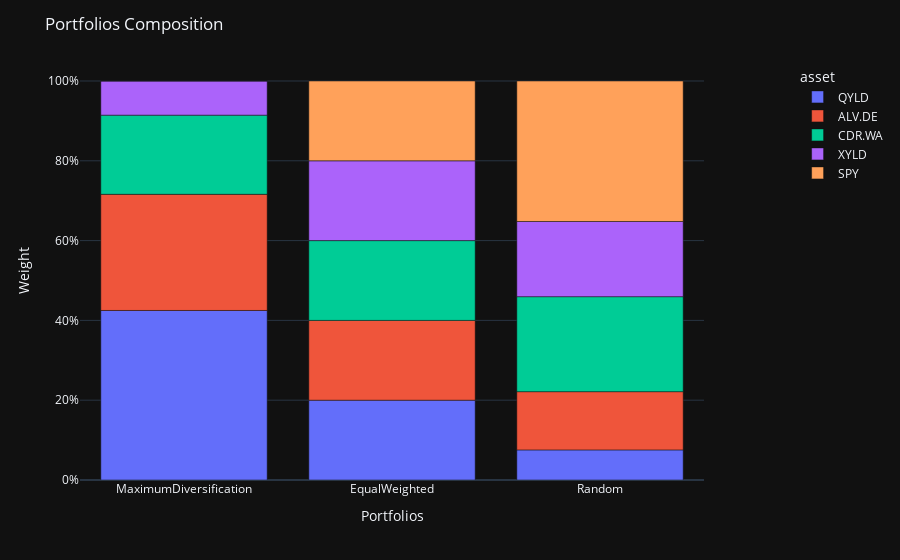

Write notebook code for a chart like this one.
### Code cell
population.plot_composition()

### Figure 1 — Plotly figure (JSON) as saved in the notebook; plotly's stock layout.template omitted (floating-point values rounded to 4 significant figures)
{"data": [{"alignmentgroup": "True", "hovertemplate": "asset=QYLD<br>index=%{x}<br>value=%{y}<extra></extra>", "legendgroup": "QYLD", "marker": {"color": "#636efa", "pattern": {"shape": ""}}, "name": "QYLD", "offsetgroup": "QYLD", "orientation": "v", "showlegend": true, "textposition": "auto", "x": ["MaximumDiversification", "EqualWeighted", "Random"], "xaxis": "x", "y": [0.4249, 0.2, 0.07544], "yaxis": "y", "type": "bar"}, {"alignmentgroup": "True", "hovertemplate": "asset=ALV.DE<br>index=%{x}<br>value=%{y}<extra></extra>", "legendgroup": "ALV.DE", "marker": {"color": "#EF553B", "pattern": {"shape": ""}}, "name": "ALV.DE", "offsetgroup": "ALV.DE", "orientation": "v", "showlegend": true, "textposition": "auto", "x": ["MaximumDiversification", "EqualWeighted", "Random"], "xaxis": "x", "y": [0.2911, 0.2, 0.1459], "yaxis": "y", "type": "bar"}, {"alignmentgroup": "True", "hovertemplate": "asset=CDR.WA<br>index=%{x}<br>value=%{y}<extra></extra>", "legendgroup": "CDR.WA", "marker": {"color": "#00cc96", "pattern": {"shape": ""}}, "name": "CDR.WA", "offsetgroup": "CDR.WA", "orientation": "v", "showlegend": true, "textposition": "auto", "x": ["MaximumDiversification", "EqualWeighted", "Random"], "xaxis": "x", "y": [0.1984, 0.2, 0.2381], "yaxis": "y", "type": "bar"}, {"alignmentgroup": "True", "hovertemplate": "asset=XYLD<br>index=%{x}<br>value=%{y}<extra></extra>", "legendgroup": "XYLD", "marker": {"color": "#ab63fa", "pattern": {"shape": ""}}, "name": "XYLD", "offsetgroup": "XYLD", "orientation": "v", "showlegend": true, "textposition": "auto", "x": ["MaximumDiversification", "EqualWeighted", "Random"], "xaxis": "x", "y": [0.08555, 0.2, 0.1884], "yaxis": "y", "type": "bar"}, {"alignmentgroup": "True", "hovertemplate": "asset=SPY<br>index=%{x}<br>value=%{y}<extra></extra>", "legendgroup": "SPY", "marker": {"color": "#FFA15A", "pattern": {"shape": ""}}, "name": "SPY", "offsetgroup": "SPY", "orientation": "v", "showlegend": true, "textposition": "auto", "x": ["MaximumDiversification", "EqualWeighted", "Random"], "xaxis": "x", "y": [0.0, 0.2, 0.3521], "yaxis": "y", "type": "bar"}], "layout": {"xaxis": {"anchor": "y", "domain": [0.0, 1.0], "title": {"text": "Portfolios"}}, "yaxis": {"anchor": "x", "domain": [0.0, 1.0], "title": {"text": "Weight"}, "tickformat": ",.0%"}, "legend": {"title": {"text": "asset"}, "tracegroupgap": 0, "yanchor": "top", "y": 0.99, "xanchor": "left", "x": 1.15}, "margin": {"t": 60}, "barmode": "relative", "title": {"text": "Portfolios Composition"}}}
